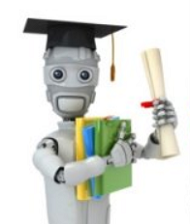
#> input picture 7/1.png, 190 x 224 px, found by its file name
$ python AffineTransformation.py
#> lines starting #> are read from the running program, lines starting #| are printed output that depends on the picture
"""""""""""""""""""""""""""""""""""""""""""""""
@author: duzj
@contact: dzj0574@163.com
@software: PyCharm
@file: AffineTransformation.py
@time: 2019/2/9 15:40
"""""""""""""""""""""""""""""""""""""""""""""""

"""

In affine transformation, all parallel lines in the original image will still be parallel in the output image. To find the transformation matrix, we need three points from input image and their corresponding locations in output image. Then cv2.getAffineTransform will create a 2x3 matrix which is to be passed to cv2.warpAffine. Check below example, and also look at the points I selected (which are marked in Green color)

在仿射变换中，原图像中的所有平行线在输出图像中仍然是平行的。为了找到变换矩阵，
我们需要从输入图像中得到三个点，以及它们在输出图像中的对应位置。
然后cv2。getAffineTransform将创建一个2x3矩阵，该矩阵将传递给cv2.warpAffine。

检查下面的示例，并查看我选择的点(这些点用绿色标记)
"""
import cv2
import numpy as np
from matplotlib import pyplot as plt

img = cv2.imread('1.png')
#> img is the input picture: shape (224, 190, 3); mean B, G, R 208.9, 214.6, 212.4
rows,cols,ch = img.shape
#> rows = 224; cols = 190; ch = 3

# 我们需要从输入图像中得到三个点，以及它们在输出图像中的对应位置。
pts1 = np.float32([[50,50],[200,50],[50,200]])
pts2 = np.float32([[10,100],[200,50],[100,250]])
M = cv2.getAffineTransform(pts1,pts2)
dst = cv2.warpAffine(img,M,(cols,rows))
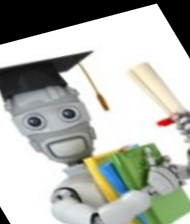
#> dst: shape (224, 190, 3); mean B, G, R 172.9, 179.8, 176.8

plt.subplot(121),plt.imshow(img),plt.title('Input')
plt.subplot(122),plt.imshow(dst),plt.title('Output')
plt.show()
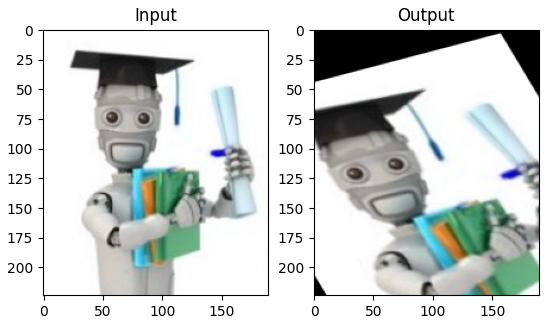
#> figure drawn by matplotlib, 2 panels; B, G, R data is drawn as R, G, B
